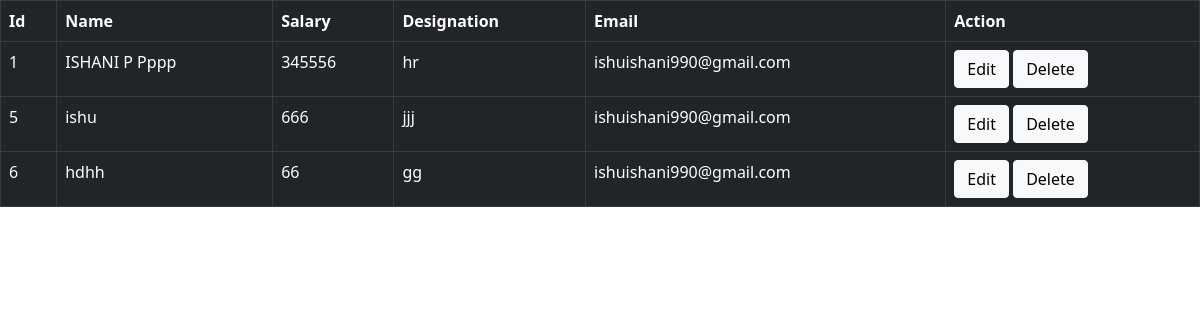
Page /list on the committed database.
### employeeapp/models.py (models this page shows, shortened)
class Employee(models.Model):
    name=models.CharField(max_length=100)
    salary=models.PositiveIntegerField()
    designation=models.CharField(max_length=100)
    email=models.EmailField(max_length=100)

### employeeapp/views.py (the view)
# urls.py: path('list',views.EmployeeList.as_view(),name="list_view"),
class EmployeeList(View):
    def  get(self,request):
        emp=Employee.objects.all()
        return render(request,'emp_list.html',{'data':emp})

### employeeapp/templates/emp_list.html (shortened to what this page needs)
<!DOCTYPE html>
<html lang="en">
  <head>
    <link
      rel="stylesheet"
      href="https://cdnjs.cloudflare.com/ajax/libs/twitter-bootstrap/5.0.0-beta1/css/bootstrap.min.css"
    />
    <link
      rel="stylesheet"
      href="https://cdnjs.cloudflare.com/ajax/libs/font-awesome/5.15.2/css/all.min.css"
    />
  <link href="https://cdn.jsdelivr.net/npm/bootstrap@5.0.2/dist/css/bootstrap.min.css" rel="stylesheet">
  </head>
  <body>
   <table  class="table table-bordered table-dark">
    <thead>
        <tr>
            <th>Id</th>
            <th>Name</th>
            <th>Salary</th>
            <th>Designation</th>
            <th>Email</th>
            <th>Action</th>
        </tr>
    </thead>
   <tbody>
         {% for emp in data %}
         <tr>
            <td>{{emp.id}}</td>
            <td>{{emp.name}}</td>
            <td>{{emp.salary}}</td>
            <td>{{emp.designation}}</td>
            <td>{{emp.email}}</td>
            <td>
              <a class="btn btn-light" href="{% url 'update_view' emp.id %}">Edit</a>
              <a class="btn btn-light" href="{% url 'delete_view' emp.id %}">Delete</a>
            </td>
         </tr>
         {% endfor %}
        </tbody>
</table>
  </body>
</html>

### rows in the picture
Employee: id "1", name "ISHANI P Pppp", salary "345556", designation "hr", email "ishuishani990@gmail.com"
Employee: id "5", name "ishu", salary "666", designation "jjj", email "ishuishani990@gmail.com"
Employee: id "6", name "hdhh", salary "66", designation "gg", email "ishuishani990@gmail.com"
